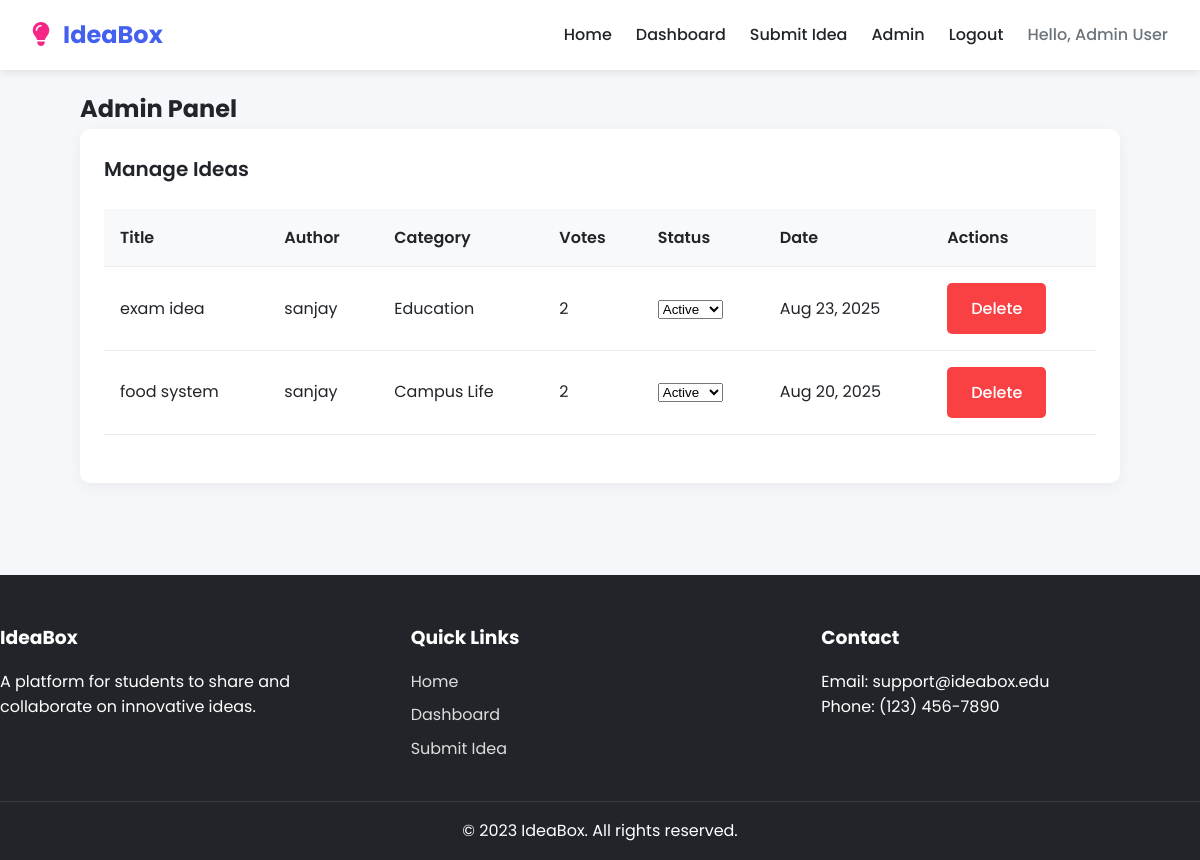
/admin.php (signed in), run on the app's committed database.
### tables this page shows
CREATE TABLE IF NOT EXISTS `ideas` (
  `idea_id` int NOT NULL AUTO_INCREMENT,
  `user_id` int NOT NULL,
  `title` varchar(200) NOT NULL,
  `description` text NOT NULL,
  `category_id` int NOT NULL,
  `created_at` timestamp NULL DEFAULT CURRENT_TIMESTAMP,
  `status` enum('active','hidden') DEFAULT 'active',
  PRIMARY KEY (`idea_id`),
  KEY `user_id` (`user_id`),
  KEY `category_id` (`category_id`)
);

CREATE TABLE IF NOT EXISTS `users` (
  `user_id` int NOT NULL AUTO_INCREMENT,
  `name` varchar(100) NOT NULL,
  `student_id` varchar(20) NOT NULL,
  `email` varchar(100) NOT NULL,
  `password` varchar(255) NOT NULL,
  `role` enum('user','admin') DEFAULT 'user',
  `created_at` timestamp NULL DEFAULT CURRENT_TIMESTAMP,
  PRIMARY KEY (`user_id`),
  UNIQUE KEY `student_id` (`student_id`),
  UNIQUE KEY `email` (`email`)
);

CREATE TABLE IF NOT EXISTS `categories` (
  `category_id` int NOT NULL AUTO_INCREMENT,
  `name` varchar(50) NOT NULL,
  PRIMARY KEY (`category_id`),
  UNIQUE KEY `name` (`name`)
);

### admin.php (the view, shortened to what this page needs)
<?php
include 'header.php';
require_once 'database.php';
$stmt = $pdo->query("
    SELECT ideas.*, users.name as author, categories.name as category_name,
    COUNT(votes.vote_id) as vote_count
    FROM ideas
    JOIN users ON ideas.user_id = users.user_id
    JOIN categories ON ideas.category_id = categories.category_id
    LEFT JOIN votes ON ideas.idea_id = votes.idea_id
    GROUP BY ideas.idea_id
    ORDER BY ideas.created_at DESC
");
$ideas = $stmt->fetchAll(PDO::FETCH_ASSOC);
?>
<div class="container">
    <h2>Admin Panel</h2>
    <div class="card">
        <h3 class="card-title">Manage Ideas</h3>
        <table class="admin-table">
            <thead>
                <tr>
                    <th>Title</th>
                    <th>Author</th>
                    <th>Category</th>
                    <th>Votes</th>
                    <th>Status</th>
                    <th>Date</th>
                    <th>Actions</th>
                </tr>
            </thead>
            <tbody>
                <?php if (count($ideas) > 0): ?>
                    <?php foreach ($ideas as $idea): ?>
                        <tr>
                            <td><?php echo $idea['title']; ?></td>
                            <td><?php echo $idea['author']; ?></td>
                            <td><?php echo $idea['category_name']; ?></td>
                            <td><?php echo $idea['vote_count']; ?></td>
                            <td>
                                <form method="POST" style="display: inline;">
                                    <select name="status" onchange="this.form.submit()">
                                        <option value="active" <?php echo $idea['status'] == 'active' ? 'selected' : ''; ?>>Active</option>
                                    </select>
                                </form>
                            </td>
                            <td><?php echo date('M j, Y', strtotime($idea['created_at'])); ?></td>
                            <td>
                                <form method="POST" onsubmit="return confirm('Are you sure you want to delete this idea?');">
                                    <button type="submit" name="delete_idea" class="btn btn-danger">Delete</button>
                                </form>
                            </td>
                        </tr>
                    <?php endforeach; ?>
                <?php else: ?>
                    <tr>
                        <td colspan="7">No ideas found.</td>
                    </tr>
                <?php endif; ?>
            </tbody>
        </table>
    </div>
</div>
<?php include 'footer.php'; ?>
<html>
    <head>
    <link rel="stylesheet" type="text/css" href="style.css">
</head>
</html>

### style.css (style rules this page uses)
:root { --primary: #4361ee; --secondary: #3a0ca3; --accent: #f72585; --light: #f8f9fa; --dark: #212529; --success: #4cc9f0; --warning: #ffba08; --danger: #f94144; --gray: #6c757d; --light-gray: #e9ecef; }
* { margin: 0; padding: 0; box-sizing: border-box; }
body { font-family: 'Poppins', sans-serif; line-height: 1.6; color: var(--dark); background-color: #f5f7fb; }
.container { width: 90%; max-width: 1200px; margin: 0 auto; padding: 20px; }
.card { background: white; border-radius: 10px; box-shadow: 0 4px 15px rgba(0, 0, 0, 0.05); padding: 1.5rem; margin-bottom: 1.5rem; transition: transform 0.3s, box-shadow 0.3s; }
.card-title { font-size: 1.25rem; font-weight: 600; color: var(--dark); }
.btn { display: inline-block; padding: 0.8rem 1.5rem; background-color: var(--primary); color: white; border: none; border-radius: 5px; font-family: inherit; font-size: 1rem; font-weight: 500; cursor: pointer; transition: background-color 0.3s; }
.btn-danger { background-color: var(--danger); }
.admin-table { width: 100%; border-collapse: collapse; margin: 1.5rem 0; }
.admin-table th, .admin-table td { padding: 1rem; text-align: left; border-bottom: 1px solid var(--light-gray); }
.admin-table th { background-color: var(--light); font-weight: 600; }

### data on the page
ideas: title "exam idea", user.name "sanjay", category.name "Education", vote_count "2", status "Active", created_at "Aug 23, 2025"
ideas: title "food system", user.name "sanjay", category.name "Campus Life", vote_count "2", status "Active", created_at "Aug 20, 2025"

### other printed values
$_SESSION['name'] "Admin User"
